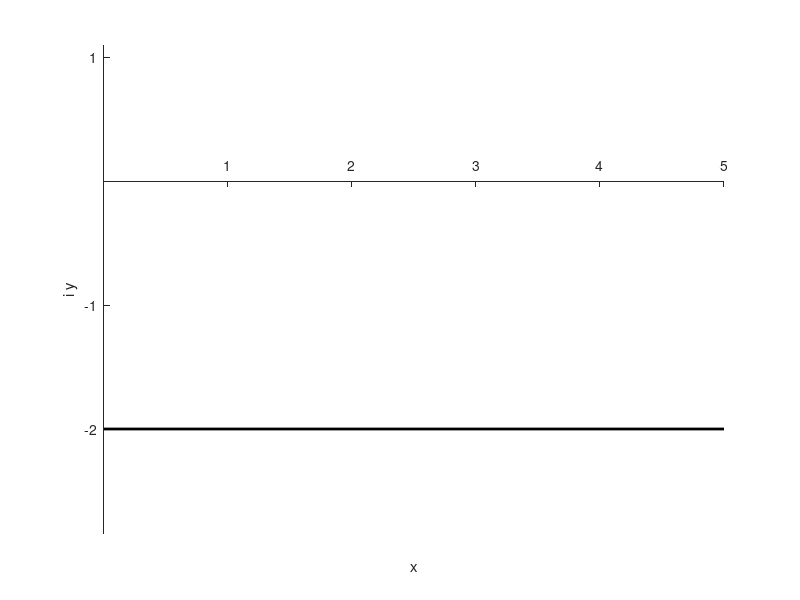

Write the MATLAB code that produced this figure. (Note: this script raises an error after producing the figure.)
% close
clear
% global h1 h2


wbl = 1.;
h = 2;
wbOveWater = .25;


dt = 0.1;
tMax = 0;
T = 1;
thetaMax = -deg2rad(30);

limZeta = [0,2.5*h,-h];

nx = 300;
ny_minus = 300;
ny_plus = 0;

% integrate from top-top-bottom, right to left:
xx = linspace(limZeta(2),limZeta(1),nx);
% yy = linspace(limZeta(4),limZeta(3),ny)'; 


yy = linspace(0,limZeta(3)-wbOveWater,ny_minus)';
dy = yy(1)-yy(2);
yy = [(ny_plus:-1:1)'*dy;yy ];
ny = ny_minus+ny_plus;
assert(ny==numel(yy));


zz = xx + 1i*yy;


% plot z-plane
hfz = figure('color','w');hold on
xlabel('x');ylabel('i y');
axis equal tight 
set(gca,'XAxisLocation','origin','YAxisLocation','origin');%,'XTick',[],'YTick',[])
box off
% axis([-limZeta(2)-1.2*(wbl+wbOveWater)*tan(thetaMax),0,1.2*yy(end),1.5*yy(1)+wbOveWater])

%     minIz = min(imag(z(ny,:)));
%     hp = patch(real(z(ny,[1,1:nx,nx])),[1.1*minIz,imag(z(ny,:)),1.1*minIz],.5*[1,1,1],'FaceAlpha',.5,'lineStyle','none'); %,'FaceAlpha',.5

hp_floor = plot([0,limZeta(2)],-h*[1,1],'k','LineWidth',2);


% yWb = [imag(z(end)), -wbl,wbOveWater,wbl,-imag(z(end))];
if ny_plus>0
    hp_BM = plot(nan(1,5), [limZeta(3), -wbl,wbOveWater,wbl+2*wbOveWater,-limZeta(3)],'o-k','LineWidth',2.5);
else
    hp_BM = plot(nan(1,3),[limZeta(3), -wbl,wbOveWater],'o-k','LineWidth',2.5);    
end

t = 0;
hp_c=[];
while t<=tMax
    theta = thetaMax*cos( 2*pi/T*t );
    z = fz(xx,yy,theta,h,wbl,wbOveWater);
    
    delete(hp_c)
    [~,hp_c(1)] = contour(real(z),imag(z),real(zz),20,'r','linewidth',1);
    [~,hp_c(2)] = contour(real(z),imag(z),imag(zz),20,'b','linewidth',1);
    
    hp_BM.XData = [0,0,-(wbl+wbOveWater)*tan(theta),zeros(1,2*(ny_plus>0))];
    
    t = t+dt;
    drawnow
end
    
% 
% 
% % plot oposite angle
% theta = -thetaMax;
% z = fz(xx,yy,theta,h,wbl,wbOveWater);
% contour(real(z),imag(z),real(zz),20,'r--','linewidth',1);
% contour(real(z),imag(z),imag(zz),20,'b--','linewidth',1);  
% plot([0,-(wbl+wbOveWater)*tan(theta),0],[-wbl,wbOveWater,wbl+2*wbOveWater],'ok--','LineWidth',2.5);





return
export_fig(hfz,'mapFlap3_positive','-png','-pdf')
export_fig(hfz,'mapFlap3_negative','-png','-pdf')
    
function [z,zz] = fz(xx,yy,theta,h,wbl,wbOveWater)
thp = theta/pi;
% d = sqrt(pi).*(wbl+wbOveWater).*sec(theta)./(gamma(1+thp)*gamma(.5-thp));

zz = xx + 1i*yy;
% df = (1+d^2./zz.^2).^thp; % k=1



H = h + wbOveWater;
D = wbl + wbOveWater;
d = fixHingeDepth(D/H,theta)*H;

% h = -yy(end);
df = (1+csch(pi*zz./(2*H)).^2.*sin(pi*d./(2*H)).^2).^thp; % k=1

df_yh = .5*(df(1:end-1,1)+df(2:end,1));
z1 = cumsum([0;df_yh.*diff(1i*yy)],1);
z1 = z1-z1(yy==0) + 1i*wbOveWater;
df_xh = .5*(df(:,1:end-1)+df(:,2:end));
z =  cumsum([z1,df_xh.*diff(xx)],2) ;

z = z-real(z(end));
end



function d__h = fixHingeDepth(wbl__h,theta)
maxIt = 100;
nYInt = 500;
d__h = wbl__h;

% there's a singularity at zz=-1i*d if theta < 0
% either stop a yy=-d:
% delta_singularity = 1e-3*(theta<0);
%  ... L = sum(.5*(dL(1:end-1)+dL(2:end)) .* diff(yi) ) + delta_singularity ;
% or shift integration path d_xi to the right (into the domain)
d_xi = 1e-3*(theta<0);

for i = 1:maxIt
    yi = linspace(-1,-d__h,nYInt)';
    dL = real( (1-csc(pi/2*(yi-1i*d_xi)).^2.*sin(pi/2*d__h).^2).^(theta/pi) ); 
    L = sum(.5*(dL(1:end-1)+dL(2:end)) .* diff(yi) );
    fprintf('i %d: L = %g, 1-wbl/h=%g\n',i,L,1-wbl__h)

    delta_d__h = wbl__h-(1-L);
    if abs(delta_d__h)<1e-6, break; end
    d__h = d__h + delta_d__h;
end
if i == maxIt
    warning('failed to find solution withing %d iterations. Last error: %g.',maxIt,delta_d__h)
end
end